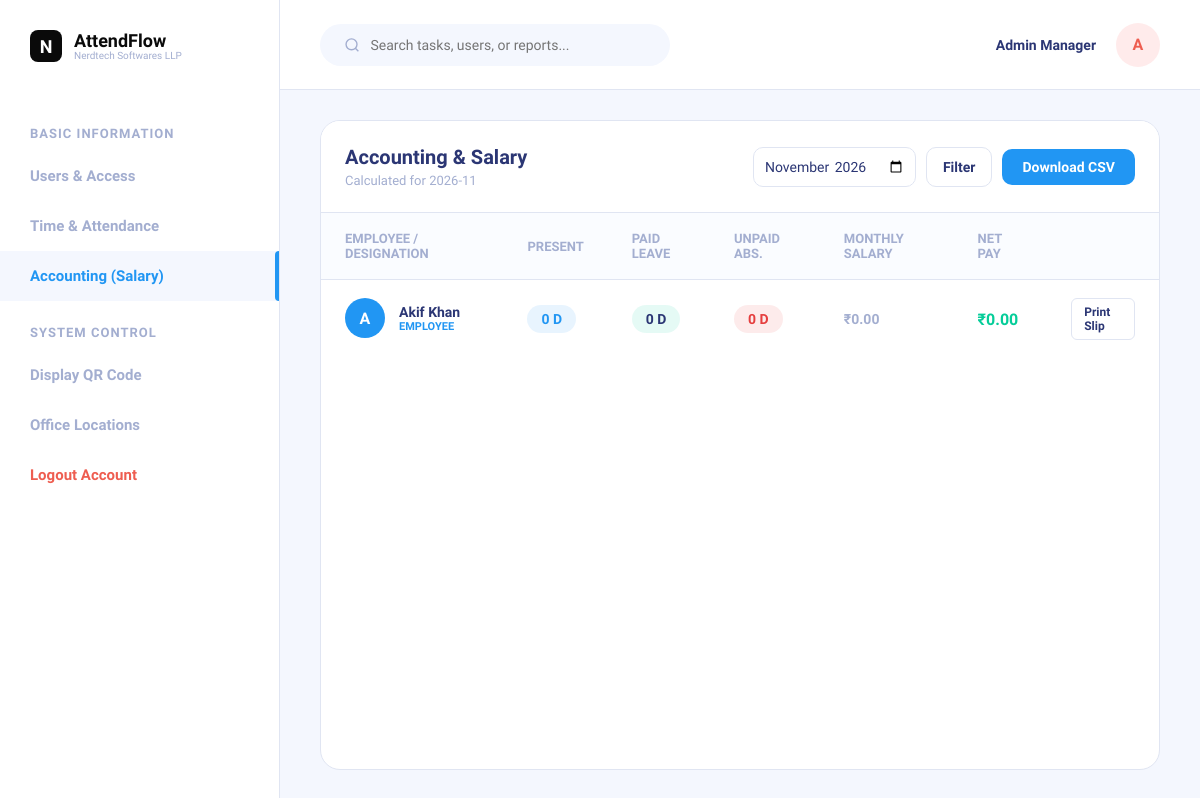
/dashboard/salary/ (signed in), run on an earlier commit of the app's database.
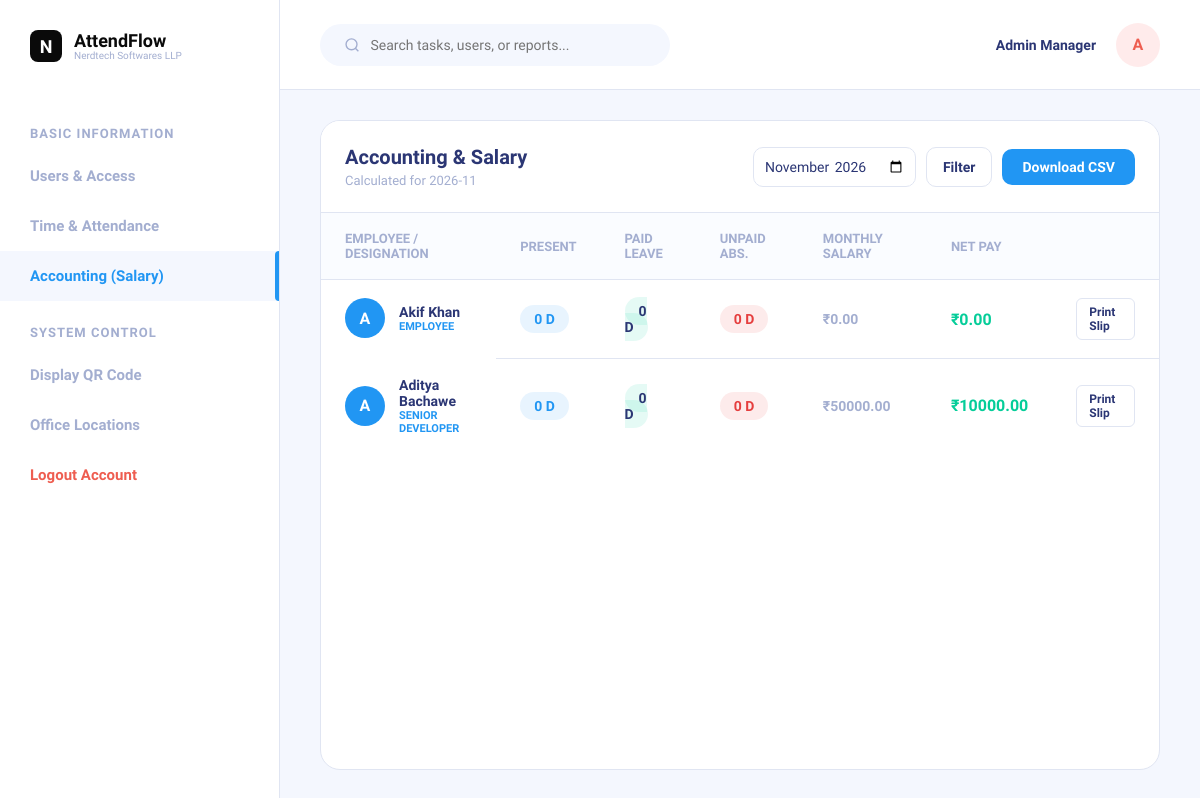
And on a later commit of the database.
### core/models.py (models this page shows, shortened)
class Company(models.Model):
    name = models.CharField(max_length=100)
    slug = models.SlugField(unique=True, blank=True)
    admin_user = models.OneToOneField(User, on_delete=models.CASCADE, related_name='company')
    created_at = models.DateTimeField(auto_now_add=True)

class Employee(models.Model):
    company = models.ForeignKey(Company, on_delete=models.CASCADE, related_name='employees')
    employee_id = models.CharField(max_length=50)
    first_name = models.CharField(max_length=50)
    last_name = models.CharField(max_length=50)
    email = models.EmailField()
    phone_number = models.CharField(max_length=20, blank=True)
    designation = models.CharField(max_length=100, default="Employee")
    monthly_salary = models.DecimalField(max_digits=10, decimal_places=2, default=30000.00)
    class Meta:
        unique_together = ('company', 'employee_id')

### core/views.py (the view)
# urls.py: path('dashboard/', views.dashboard_redirect, name='admin_dashboard'),
@login_required
def admin_dashboard(request):
    company = get_user_company(request.user)
    if not company:
        return redirect('logout')
    month_str = request.GET.get('month', datetime.now().strftime('%Y-%m'))
    try:
        year, month = map(int, month_str.split('-'))
    except ValueError:
        year, month = datetime.now().year, datetime.now().month
    _, total_days_in_month = calendar.monthrange(year, month)
    free_dates = set()
    for day in range(1, total_days_in_month + 1):
        d = datetime(year, month, day).date()
        if d.weekday() == 6: # Sunday only
            free_dates.add(d)
    holidays = Holiday.objects.filter(models.Q(company=company) | models.Q(company=None), date__year=year, date__month=month)
    for h in holidays:
        free_dates.add(h.date)
    employees = Employee.objects.filter(company=company)
    data = []
    for emp in employees:
        valid_attendances = Attendance.objects.filter(
            employee=emp,
            status='Valid',
            punch_type='IN',
            timestamp__year=year,
            timestamp__month=month
        )
        valid_dates = set(a.timestamp.date() for a in valid_attendances)
        days_present = len(valid_dates)
        absence_dates = set(Absence.objects.filter(
            employee=emp,
            date__year=year,
            date__month=month,
            is_paid=False
        ).values_list('date', flat=True))
        paid_leave_count = Absence.objects.filter(
            employee=emp,
            date__year=year,
            date__month=month,
            is_paid=True
        ).count()
        payable_dates = (valid_dates | free_dates) - absence_dates
        payable_days = len(payable_dates)
        salary = (float(emp.monthly_salary) / total_days_in_month) * payable_days if total_days_in_month > 0 else 0
        data.append({
            'employee': emp,
            'days_present': days_present,
            'absences': len(absence_dates),
            'paid_leaves': paid_leave_count,
            'salary': round(salary, 2)
        })
    return render(request, 'core/dashboard/salary.html', {
        'data': data,
        'current_month': f"{year}-{month:02d}",
        'active_tab': 'salary'
    })

### core/views.py (called while the page is built)
def get_user_company(user):
    if user.is_superuser:
        return Company.objects.first()
    try:
        return user.company
    except Company.DoesNotExist:
        return None

### core/templates/core/dashboard/salary.html
{% extends 'core/dashboard_base.html' %}
{% block dashboard_content %}
<div class="split-layout">
    <div class="split-list" style="flex: 1; display:flex; flex-direction: column;">
        <div class="title-bar">
            <div>
                <h2 style="font-size: 20px; color: var(--text-main); margin-bottom: 4px;">Accounting & Salary</h2>
                <div style="font-size: 13px; color: var(--text-muted);">Calculated for {{ current_month }}</div>
            </div>
            <div style="display:flex; gap: 10px; align-items:center;">
                <form method="GET" style="display: flex; gap: 10px;">
                    <input type="month" name="month" value="{{ current_month }}" style="margin-bottom: 0px; padding: 10px;">
                    <button type="submit" class="btn btn-outline" style="padding: 10px 16px;">Filter</button>
                </form>
                <a href="{% url 'export_attendance' %}?month={{ current_month }}" class="btn btn-primary">Download CSV</a>
            </div>
        </div>
        <div style="flex: 1; overflow-y: auto;">
            <table>
                <thead style="position: sticky; top: 0; z-index: 10;">
                    <tr>
                        <th style="padding: 18px 24px;">Employee / Designation</th>
                        <th>Present</th>
                        <th>Paid Leave</th>
                        <th>Unpaid Abs.</th>
                        <th>Monthly Salary</th>
                        <th>Net Pay</th>
                        <th></th>
                    </tr>
                </thead>
                <tbody>
                    {% for item in data %}
                    <tr style="transition: 0.2s;">
                        <td style="display: flex; align-items: center; gap: 14px; border-bottom: none;">
                            <div class="avatar">{{ item.employee.first_name|first|upper }}</div>
                            <div>
                                <div style="font-weight: 700;">{{ item.employee.first_name }} {{ item.employee.last_name }}</div>
                                <div style="font-size: 11px; color: var(--primary); font-weight: 700; text-transform: uppercase;">{{ item.employee.designation }}</div>
                            </div>
                        </td>
                        <td>
                            <span style="background: rgba(33, 150, 243, 0.1); color: var(--primary); padding: 6px 14px; border-radius: 20px; font-weight: 700;">
                                {{ item.days_present }} D
                            </span>
                        </td>
                        <td>
                            <span style="background: rgba(5, 205, 153, 0.1); color: var(--success); padding: 6px 14px; border-radius: 20px; font-weight: 700;">
                                {{ item.paid_leaves }} D
                            </span>
                        </td>
                        <td>
                            <span style="background: rgba(229, 62, 62, 0.1); color: #E53E3E; padding: 6px 14px; border-radius: 20px; font-weight: 700;">
                                {{ item.absences }} D
                            </span>
                        </td>
                        <td style="color: var(--text-muted); font-weight: 600;">₹{{ item.employee.monthly_salary }}</td>
                        <td style="font-weight: 800; color: var(--success-text); font-size: 16px;">₹{{ item.salary|floatformat:2 }}</td>
                        <td>
                            <a href="{% url 'print_salary_slip' item.employee.employee_id current_month %}" target="_blank" class="btn btn-outline" style="padding: 6px 12px; font-size: 12px; border-radius: 6px; text-decoration: none; display: inline-block;">Print Slip</a>
                        </td>
                    </tr>
                    {% empty %}
                    <tr>
                        <td colspan="7" style="text-align: center; color: var(--text-muted); padding:30px;">
                            <div style="font-size: 16px; margin-bottom: 6px;">No records for {{ current_month }}</div>
                        </td>
                    </tr>
                    {% endfor %}
                </tbody>
            </table>
        </div>
    </div>
</div>
{% endblock %}

### core/templates/core/dashboard_base.html (shortened to what this page needs)
<!DOCTYPE html>
<html lang="en">
<head>
</head>
<body>
    <div class="sidebar">
        <div class="sidebar-header">
            <div style="width: 32px; height: 32px; background: #0A0A0A; border-radius: 8px; display: flex; align-items: center; justify-content: center; color: white; font-size:18px;">
                {% if user.company %}{{ user.company.name|first }}{% else %}A{% endif %}
            </div>
            <div style="display: flex; flex-direction: column;">
                <span style="font-size: 18px; line-height: 1;">AttendFlow</span>
                <span style="font-size: 10px; color: var(--text-muted); font-weight: 500;">{% if user.company %}{{ user.company.name }}{% else %}Master Admin{% endif %}</span>
            </div>
        </div>
        <div class="sidebar-menu">
            <div class="menu-section">Basic Information</div>
            <a href="{% url 'dashboard_employees' %}" class="menu-item {% if active_tab == 'employees' %}active{% endif %}">Users & Access</a>
            <a href="{% url 'dashboard_attendance' %}" class="menu-item {% if active_tab == 'attendance' %}active{% endif %}">Time & Attendance</a>
            <a href="{% url 'dashboard_salary' %}" class="menu-item {% if active_tab == 'salary' %}active{% endif %}">Accounting (Salary)</a>
            <div class="menu-section">System Control</div>
            <a href="{% url 'dashboard_qr' %}" class="menu-item {% if active_tab == 'show_qr' %}active{% endif %}">Display QR Code</a>
            <a href="{% url 'dashboard_location' %}" class="menu-item {% if active_tab == 'location' %}active{% endif %}">Office Locations</a>
            <a href="{% url 'logout' %}" class="menu-item" style="color: var(--danger-text);">Logout Account</a>
        </div>
    </div>
    <div class="main-content">
        <div class="topbar">
            <div class="search-bar">
                <svg width="18" height="18" viewBox="0 0 24 24" fill="none" stroke="#A3AED0" stroke-width="2"><circle cx="11" cy="11" r="8"></circle><line x1="21" y1="21" x2="16.65" y2="16.65"></line></svg>
                <input type="text" placeholder="Search tasks, users, or reports..." style="margin-bottom:0; border:none; padding:0; background:transparent;">
            </div>
            <div style="display: flex; align-items: center; gap: 20px;">
                <div style="color:var(--text-main); font-weight: 600; font-size: 14px;">Admin Manager</div>
                <div class="avatar" style="width: 44px; height: 44px; background: #FFEBEB; color: #EE5D50;">A</div>
            </div>
        </div>
        <div class="content-area">
            {% block dashboard_content %}{% endblock %}
        </div>
    </div>
</body>
</html>

### core/templates/core/dashboard_base.html (style rules this page uses)
:root { --bg: #F4F7FE; --surface: #FFFFFF; --primary: #2196F3; --primary-hover: #1976D2; --text-main: #2B3674; --text-muted: #A3AED0; --border: #E0E5F2; --success-bg: #E8FFF3; --success-text: #05CD99; --danger-bg: #FFEBEB; --danger-text: #EE5D50; --warning-bg: #FFF5E5; --warning-text: #FF9800; }
* { box-sizing: border-box; margin: 0; padding: 0; font-family: 'Public Sans', sans-serif; }
body { background: var(--bg); display: flex; height: 100vh; overflow: hidden; color: var(--text-main); }
.sidebar { width: 280px; background: var(--surface); border-right: 1px solid var(--border); display: flex; flex-direction: column; }
.sidebar-header { padding: 30px; font-size: 24px; font-weight: 700; color: #0A0A0A; display: flex; align-items: center; gap: 12px; }
.sidebar-menu { flex: 1; padding: 10px 0; overflow-y: auto; }
.menu-section { padding: 24px 30px 10px; font-size: 13px; font-weight: 700; color: var(--text-muted); text-transform: uppercase; letter-spacing: 1px; }
a.menu-item { display: flex; align-items: center; padding: 16px 30px; color: var(--text-muted); text-decoration: none; font-weight: 600; font-size: 15px; transition: 0.2s; position: relative; }
a.menu-item:hover, a.menu-item.active { background: #F4F7FE; color: var(--primary); }
a.menu-item.active::after { content: ''; position: absolute; right: 0; top: 0; height: 100%; width: 4px; background: var(--primary); border-top-left-radius: 4px; border-bottom-left-radius: 4px; }
.main-content { flex: 1; display: flex; flex-direction: column; overflow: hidden; }
.topbar { height: 90px; background: var(--surface); border-bottom: 1px solid var(--border); display: flex; align-items: center; justify-content: space-between; padding: 0 40px; }
.search-bar { background: #F4F7FE; border-radius: 30px; padding: 12px 24px; display: flex; align-items: center; width: 350px; }
.search-bar input { border: none; background: transparent; outline: none; margin-left: 10px; color: var(--text-main); font-size: 15px; width: 100%; }
.content-area { flex: 1; padding: 30px 40px; overflow-y: auto; }
.btn { padding: 10px 20px; border-radius: 10px; font-weight: 600; cursor: pointer; transition: 0.2s; border: none; font-size: 14px; display: inline-flex; align-items: center; justify-content: center; text-decoration: none; }
.btn-primary { background: var(--primary); color: white; }
.btn-outline { background: transparent; border: 1px solid var(--border); color: var(--text-main); }
table { width: 100%; border-collapse: collapse; }
th { text-align: left; padding: 18px 24px; color: var(--text-muted); font-size: 13px; font-weight: 700; border-bottom: 1px solid var(--border); text-transform: uppercase; background: #FAFCFF; }
td { padding: 18px 24px; font-size: 14px; font-weight: 600; border-bottom: 1px solid var(--border); color: var(--text-main); }
tr:last-child td { border-bottom: none; }
.split-layout { display: flex; gap: 30px; height: 100%; }
.split-list { flex: 7; display: flex; flex-direction: column; background: var(--surface); border-radius: 20px; border: 1px solid var(--border); overflow: hidden; min-height: 500px; }
.avatar { width: 40px; height: 40px; border-radius: 50%; background: var(--primary); color: white; display: flex; align-items: center; justify-content: center; font-weight: bold; font-size: 16px; flex-shrink: 0; }
.title-bar { padding: 24px; display: flex; justify-content: space-between; align-items: center; border-bottom: 1px solid var(--border); background: var(--surface); }
input[type="text"], input[type="number"], input[type="month"] { width: 100%; padding: 12px 18px; border: 1px solid var(--border); border-radius: 10px; font-size: 14px; margin-bottom: 16px; color: var(--text-main); outline: none; }

What changed in the data, as far as the page shows it:
added Employee: employee.first_name|first "A", employee.first_name "Aditya", employee.last_name "Bachawe", employee.designation "SENIOR DEVELOPER", days_present "0", paid_leaves "0", absences "0", employee.monthly_salary "50000.00", salary "10000.00"
